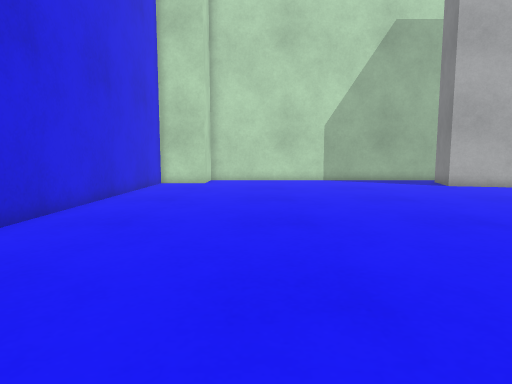
view 1 (above)

23 first-person views from a walk through a robot-simulator world made for Gazebo. The camera is 0.72 m above the floor, tilts 6° down and sees 75° across. The floor is counted in squares, 0.5 m on a side. Each view is taken from the middle of a square. On the plan, view 1 faces up. The plan holds only what a view shows up to about 15 squares ahead; the rest is blank. The place goes on beyond the plan.

view 2
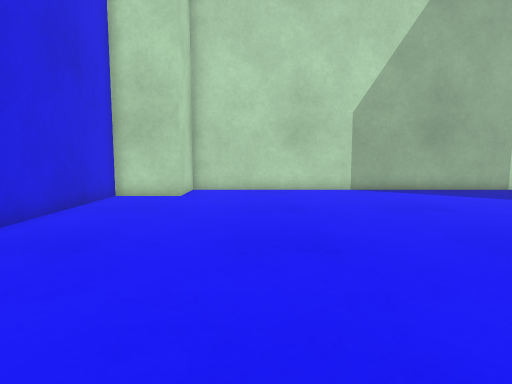

view 3
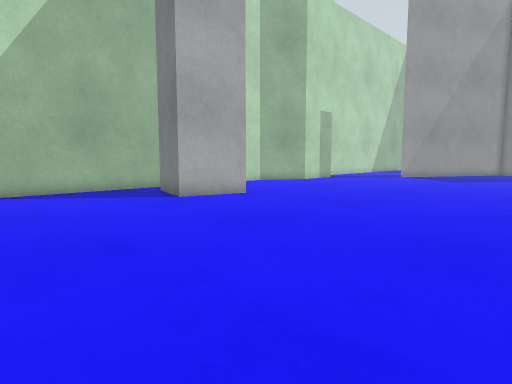

view 4
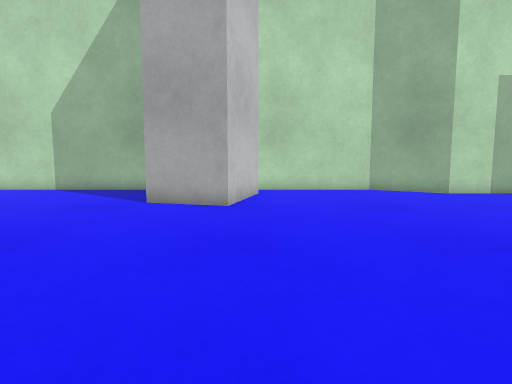

view 5
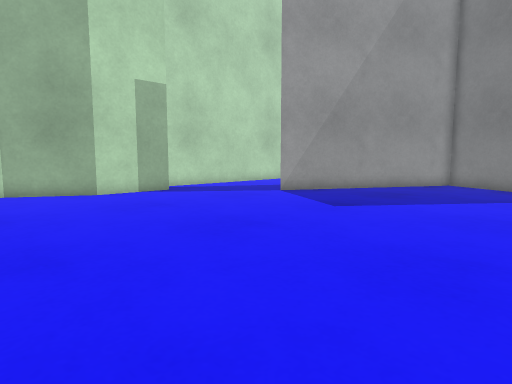

view 6
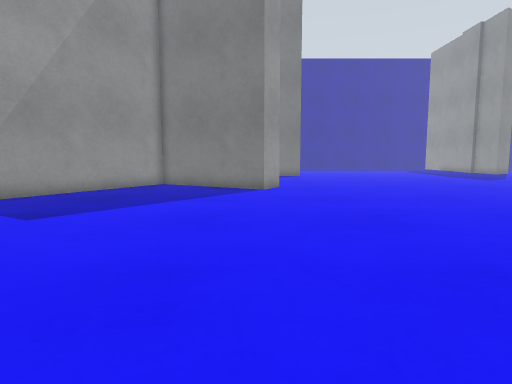

view 7
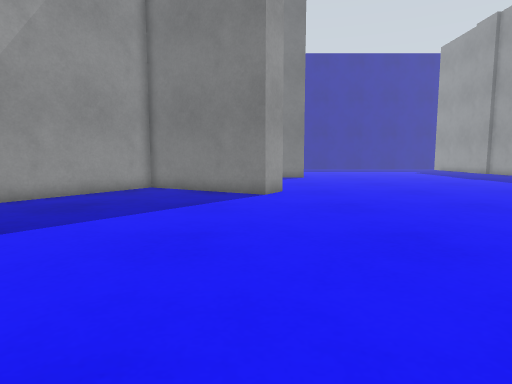

view 8
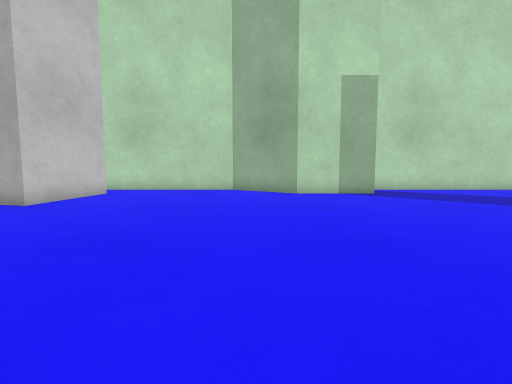

view 9
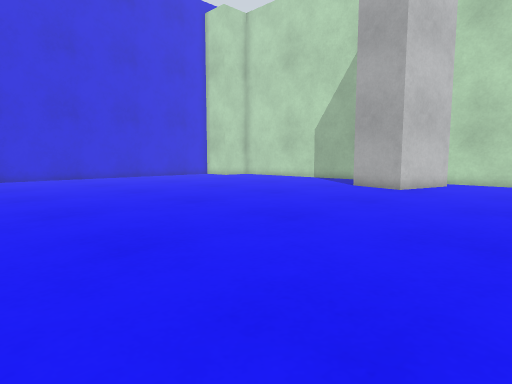

view 10
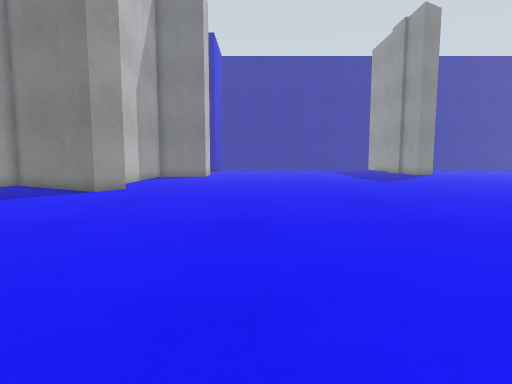

view 11
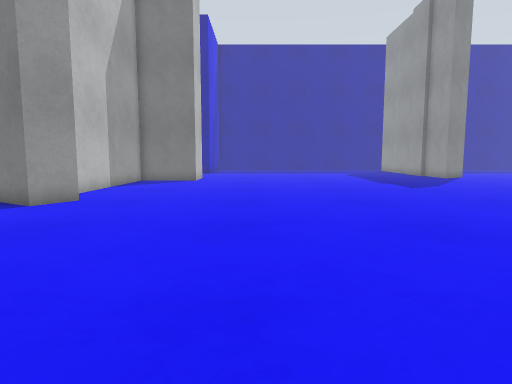

view 12
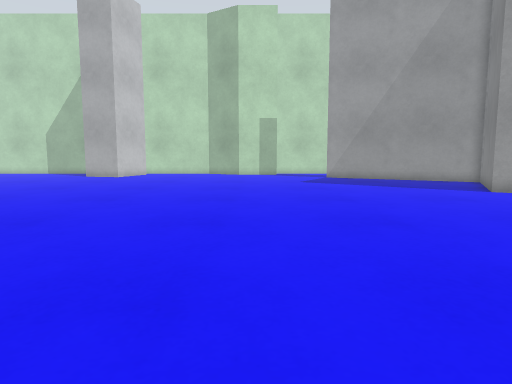

view 13
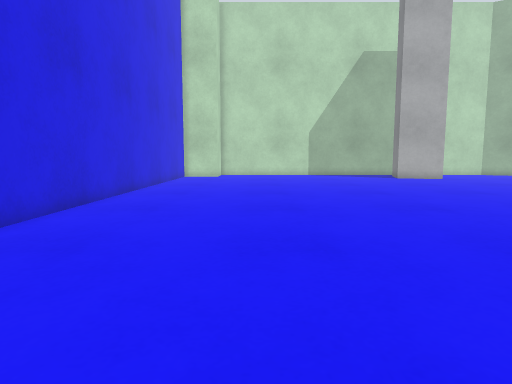

view 14
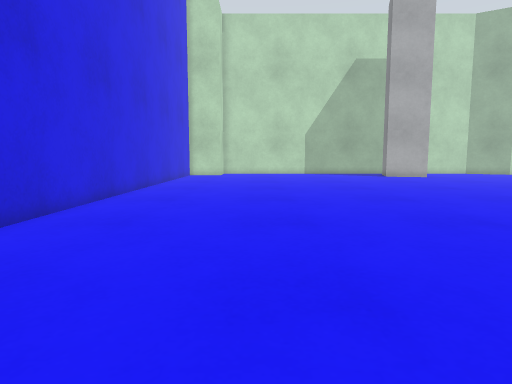

view 15
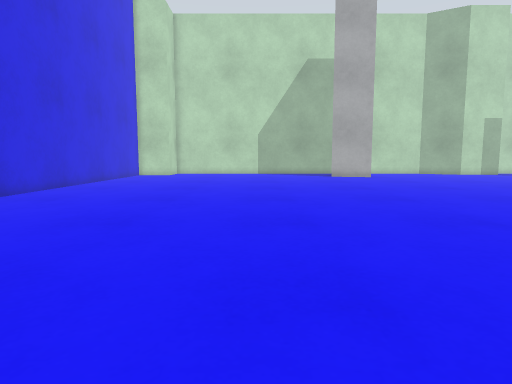

view 16
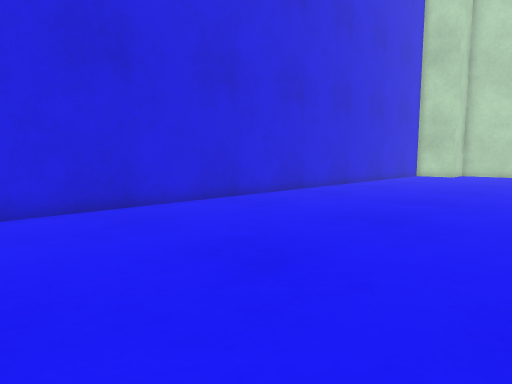

view 17
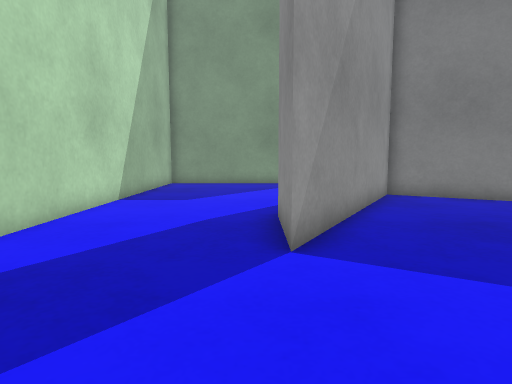

view 18
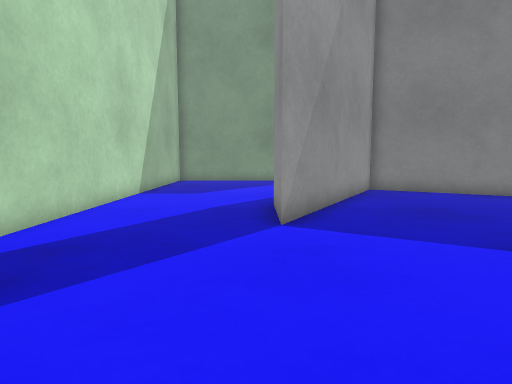

view 19
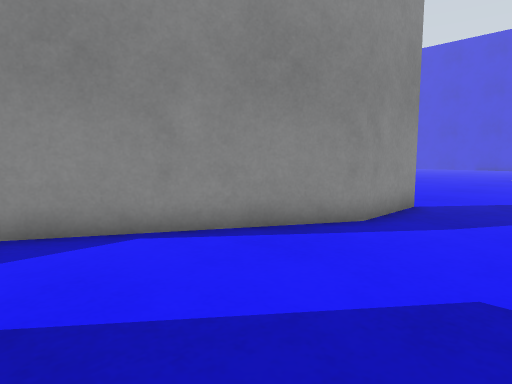

view 20
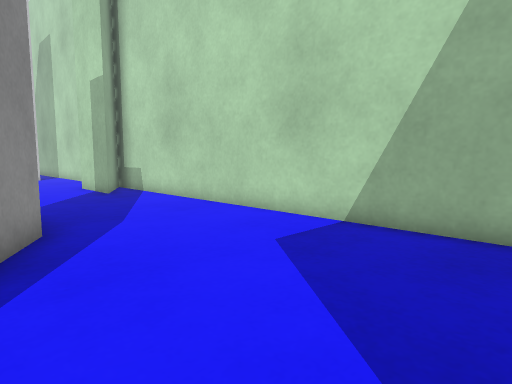

view 21
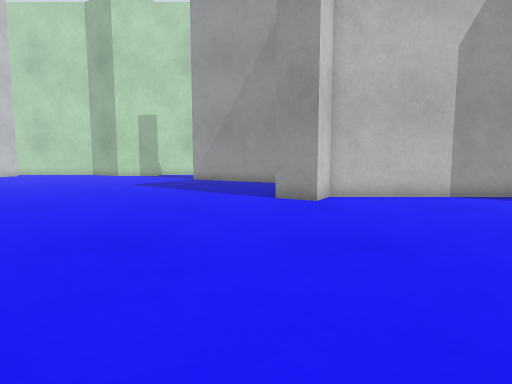

view 22
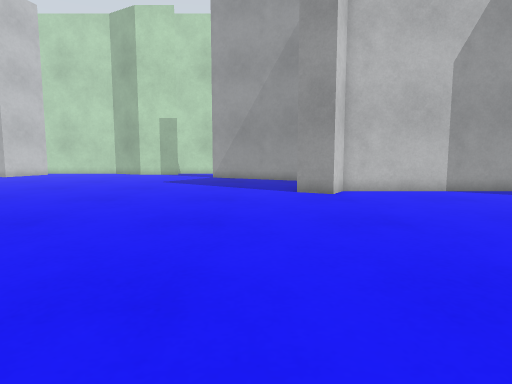

view 23
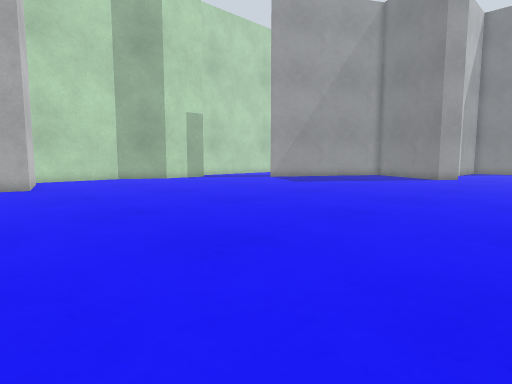

### Floor plan
Key: @ floor where view 1 was taken; # wall or solid block; . floor; B grey block.
Columns run from 5 left of view 1 to 37 right of it. Each row starts with its distance up from view 1.
 21   #######################  ################
 20   #.............. ......#####..............
 19   #............B  B......####..............
 18 ###............B  B........................
 17 #..............B BB........................
 16 #..............BBB.........................
 15 #...............................BBBBB......
 14 #.................................BBBBB....
 13 #...................................BBBBB.
 12 #....................................BBBBB
 11 #......................................BB
 10 #......................................B
  9 #......................................B
  8 #.....................................B
  7 #....................................BB
  6 #....................................BBBBBB
  5 #....................................BB....
  4 #..........................................
  3 #..........................................
  2 #..........................................
  1 #..........................................
  0 #....@.....................................
 -1 #..................  ......................
 -2 #..............       .....................
 -3 #.............         ....................
 -4 #............           ...................
 -5 #............           ...................
 -6 #...........             ..................
 -7 #........                     .............
 -8      ... .                 .    ...........

Positions as (right, up) in squares from view 1, and headings:
1: (0, 0), facing up
2: (0, 6), facing up
3: (3, 6), facing up-right
4: (13, 6), facing up
5: (16, 6), facing up-right
6: (17, 6), facing right
7: (19, 6), facing right
8: (19, 6), facing up
9: (18, 1), facing up-left
10: (18, -1), facing right
11: (22, -1), facing right
12: (22, -8), facing up
13: (0, -6), facing up
14: (0, -8), facing up
15: (4, -8), facing up
16: (4, -8), facing up-left
17: (22, 16), facing right
18: (20, 16), facing right
19: (37, 19), facing down-left
20: (37, 14), facing up-left
21: (31, -6), facing up
22: (30, -8), facing up
23: (9, -1), facing up-right
